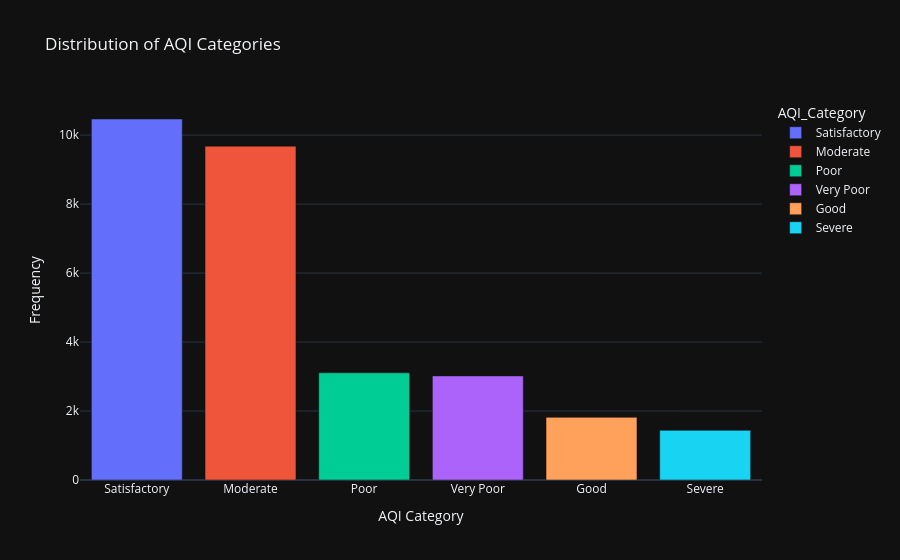

The notebook cell saved with this chart:
### Code cell
fig = px.bar(
    aqi_category_count,
    x="AQI_Category",
    y="Count",
    title="Distribution of AQI Categories",
    color="AQI_Category"
)

fig.update_layout(
    xaxis_title="AQI Category",
    yaxis_title="Frequency",
    template="plotly_dark"
)

fig.show()

### Figure 1 — Plotly figure (JSON) as saved in the notebook; plotly's stock layout.template omitted (floating-point values rounded to 4 significant figures)
{"data": [{"hovertemplate": "AQI_Category=%{x}<br>Count=%{y}<extra></extra>", "legendgroup": "Satisfactory", "marker": {"color": "#636efa", "pattern": {"shape": ""}}, "name": "Satisfactory", "orientation": "v", "showlegend": true, "textposition": "auto", "type": "bar", "x": ["Satisfactory"], "xaxis": "x", "y": [10468], "yaxis": "y"}, {"hovertemplate": "AQI_Category=%{x}<br>Count=%{y}<extra></extra>", "legendgroup": "Moderate", "marker": {"color": "#EF553B", "pattern": {"shape": ""}}, "name": "Moderate", "orientation": "v", "showlegend": true, "textposition": "auto", "type": "bar", "x": ["Moderate"], "xaxis": "x", "y": [9680], "yaxis": "y"}, {"hovertemplate": "AQI_Category=%{x}<br>Count=%{y}<extra></extra>", "legendgroup": "Poor", "marker": {"color": "#00cc96", "pattern": {"shape": ""}}, "name": "Poor", "orientation": "v", "showlegend": true, "textposition": "auto", "type": "bar", "x": ["Poor"], "xaxis": "x", "y": [3108], "yaxis": "y"}, {"hovertemplate": "AQI_Category=%{x}<br>Count=%{y}<extra></extra>", "legendgroup": "Very Poor", "marker": {"color": "#ab63fa", "pattern": {"shape": ""}}, "name": "Very Poor", "orientation": "v", "showlegend": true, "textposition": "auto", "type": "bar", "x": ["Very Poor"], "xaxis": "x", "y": [3018], "yaxis": "y"}, {"hovertemplate": "AQI_Category=%{x}<br>Count=%{y}<extra></extra>", "legendgroup": "Good", "marker": {"color": "#FFA15A", "pattern": {"shape": ""}}, "name": "Good", "orientation": "v", "showlegend": true, "textposition": "auto", "type": "bar", "x": ["Good"], "xaxis": "x", "y": [1817], "yaxis": "y"}, {"hovertemplate": "AQI_Category=%{x}<br>Count=%{y}<extra></extra>", "legendgroup": "Severe", "marker": {"color": "#19d3f3", "pattern": {"shape": ""}}, "name": "Severe", "orientation": "v", "showlegend": true, "textposition": "auto", "type": "bar", "x": ["Severe"], "xaxis": "x", "y": [1440], "yaxis": "y"}], "layout": {"barmode": "relative", "legend": {"title": {"text": "AQI_Category"}, "tracegroupgap": 0}, "title": {"text": "Distribution of AQI Categories"}, "xaxis": {"anchor": "y", "categoryarray": ["Satisfactory", "Moderate", "Poor", "Very Poor", "Good", "Severe"], "categoryorder": "array", "domain": [0, 1], "title": {"text": "AQI Category"}}, "yaxis": {"anchor": "x", "domain": [0, 1], "title": {"text": "Frequency"}}}}
